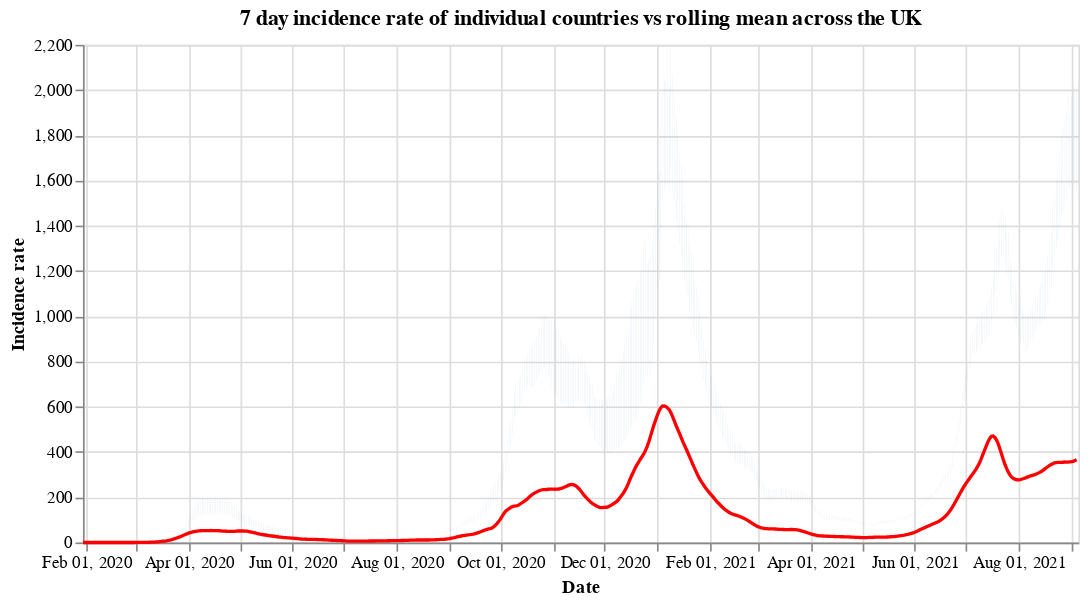

Notebook code cell kept with this figure:
### Code cell
#collapse
countries = uk_cases['areaName'].unique()
countries.sort()

selection = alt.selection_single(
    name='Select',
    fields=['areaName'],
    init={'areaName': 'Wales'},
    bind={'areaName': alt.binding_select(options=countries)}
)

# scatter plot, modify opacity based on selection
bars = alt.Chart(uk_cases).mark_bar().add_selection(
    selection
).encode(
    x=alt.X("yearmonthdate(date):T", axis=alt.Axis(title='Date')),
    y=alt.Y("weeklyCasesRate:Q", axis=alt.Axis(title='Incidence rate')),
    tooltip='weeklyCasesRate:Q',
    opacity=alt.condition(selection, alt.value(1), alt.value(0))
).properties(title=f'7 day incidence rate of individual countries vs rolling mean across the UK', width=600)

line = alt.Chart(overview_cases).mark_line(
    color='red',
    size=2,
).transform_window(
    rolling_mean='mean(weeklyCasesRate)',
    frame=[0, 7]
).encode(
    x='yearmonthdate(date):T',
    y='rolling_mean:Q'
)

alt.layer(bars, line)

### Figure 1 — Vega-Lite specification as saved in the notebook (floating-point values rounded to 4 significant figures; data arrays with more than 128 entries replaced by an {"elided": "..."} marker saying what was removed)
{"config": {"view": {"continuousWidth": 400, "continuousHeight": 300}}, "layer": [{"data": {"name": "data-e3b31c2e116458e9233a7a2cfb9b0cad"}, "mark": "bar", "encoding": {"opacity": {"condition": {"value": 1, "selection": "Select"}, "value": 0}, "tooltip": {"type": "quantitative", "field": "weeklyCasesRate"}, "x": {"type": "temporal", "axis": {"title": "Date"}, "field": "date", "timeUnit": "yearmonthdate"}, "y": {"type": "quantitative", "axis": {"title": "Incidence rate"}, "field": "weeklyCasesRate"}}, "selection": {"Select": {"type": "single", "fields": ["areaName"], "init": {"areaName": "Wales"}, "bind": {"areaName": {"input": "select", "options": ["England", "Northern Ireland", "Scotland", "Wales"]}}}}, "title": "7 day incidence rate of individual countries vs rolling mean across the UK", "width": 600}, {"data": {"name": "data-0937c4e4e9e286438c6aa5fc6342120c"}, "mark": {"type": "line", "color": "red", "size": 2}, "encoding": {"x": {"type": "temporal", "field": "date", "timeUnit": "yearmonthdate"}, "y": {"type": "quantitative", "field": "rolling_mean"}}, "transform": [{"window": [{"op": "mean", "field": "weeklyCasesRate", "as": "rolling_mean"}], "frame": [0, 7]}]}], "$schema": "https://vega.github.io/schema/vega-lite/v4.8.1.json", "datasets": {"data-e3b31c2e116458e9233a7a2cfb9b0cad": {"elided": "2244 records"}, "data-0937c4e4e9e286438c6aa5fc6342120c": {"elided": "584 records"}}}
